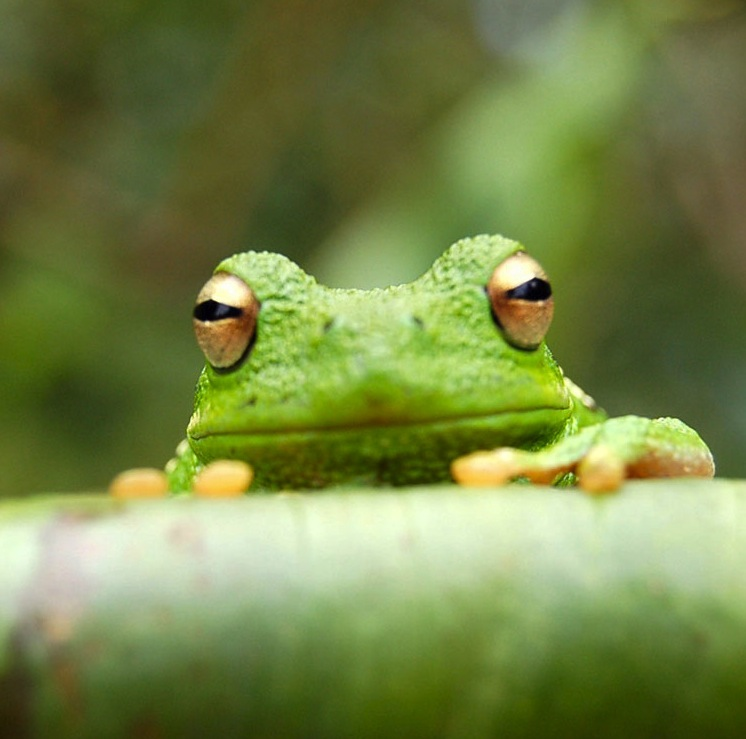
#> input picture foto/frog.jpg, 746 x 739 px
$ python masking.py
#> lines starting #> are read from the running program, lines starting #| are printed output that depends on the picture; after the words box and inside, x2 and y2 are one past the last pixel; in counts of white or black regions, pixels touching at a corner belong together
import cv2 as cv
import numpy as np

img = cv.imread('foto/frog.jpg')
#> img is the input picture: shape (739, 746, 3); mean B, G, R 70.3, 131.3, 116
cv.imshow('Frog', img)

blank = np.zeros(img.shape[:2], dtype='uint8')

circle = cv.circle(blank.copy(), (img.shape[1]//2, img.shape[0]//2), 100, 255, -1)

rectangle = cv.rectangle(blank.copy(), (30,30), (370,370), 255, -1)

mask = cv.bitwise_and(circle, rectangle)
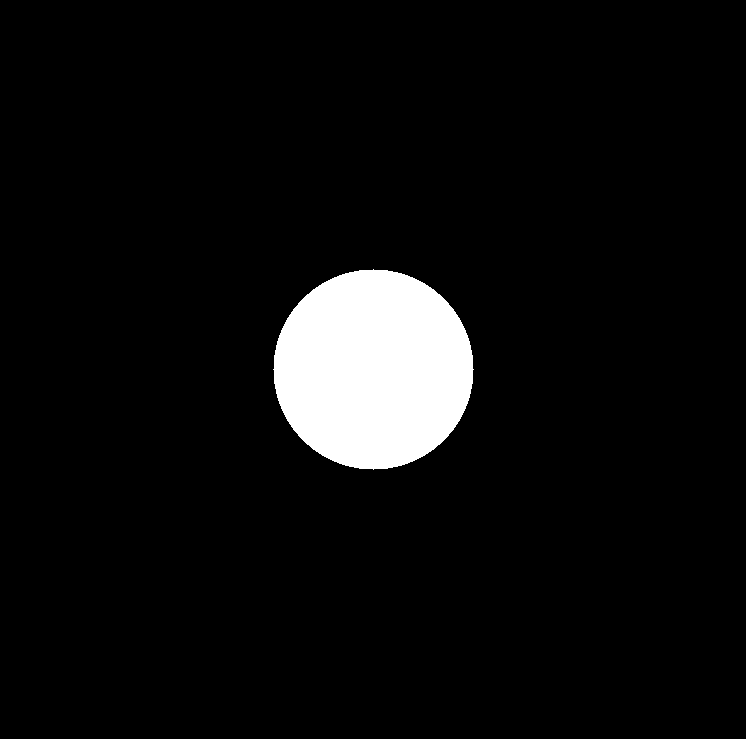
#> circle: shape (739, 746); 5.7% white; 1 white region, box (x1, y1, x2, y2) and area: (273, 269, 474, 470) 31417

masked = cv.bitwise_and(img, img, mask=mask)
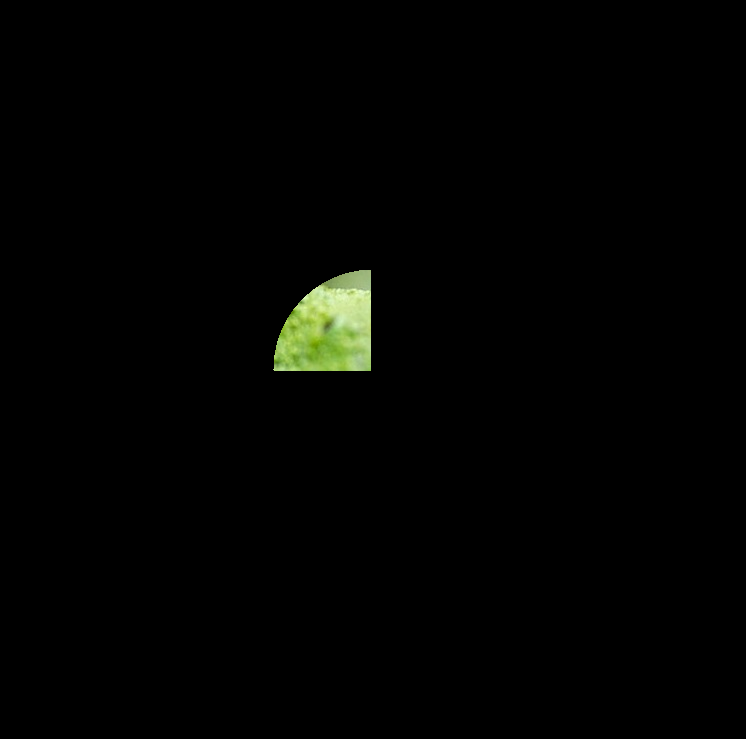
#> masked: shape (739, 746, 3); mean B, G, R 1.5, 2.8, 2.3
cv.imshow('Masked', masked)

cv.waitKey(0)

$ run again, with foto/insanlar2.jpg copied over foto/frog.jpg
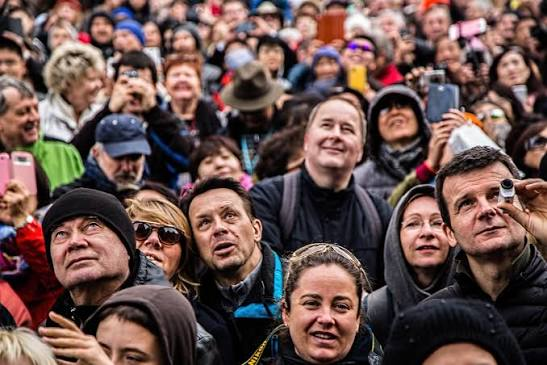
#> input picture foto/insanlar2.jpg, 547 x 365 px
#> img is the input picture: shape (365, 547, 3); mean B, G, R 78.1, 82.1, 105.9
#> `mask = cv.bitwise_and(circle, rectangle)`:
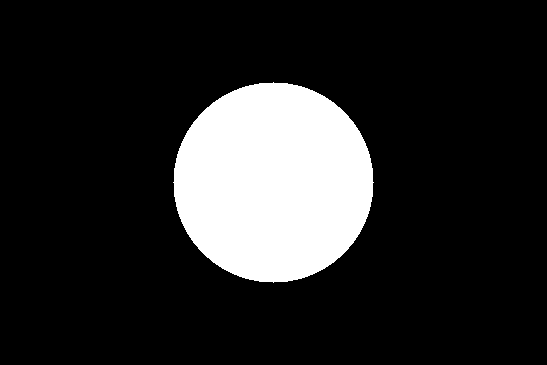
#> circle: shape (365, 547); 15.7% white; 1 white region, box (x1, y1, x2, y2) and area: (173, 82, 374, 283) 31417
#> `masked = cv.bitwise_and(img, img, mask=mask)`:
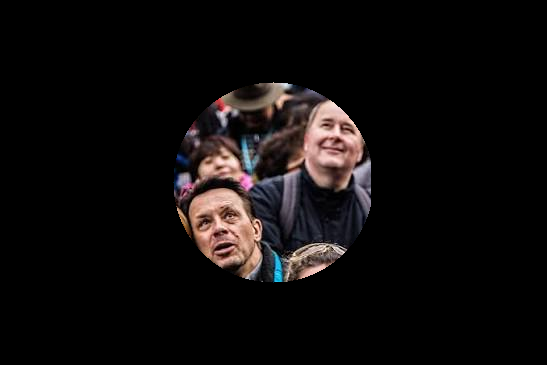
#> masked: shape (365, 547, 3); mean B, G, R 12.1, 12.2, 15.2
